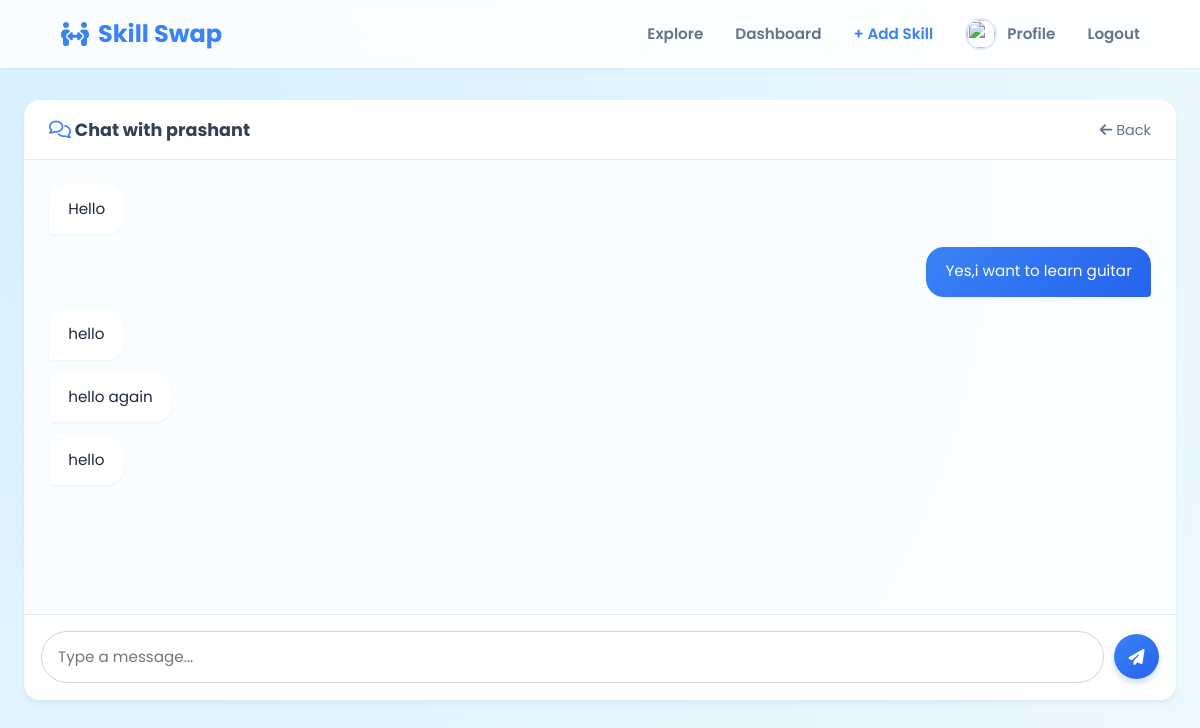
The page /chat/2/ (signed in) on the database its author committed.
### core/models.py (models this page shows)
class Message(models.Model):
    sender = models.ForeignKey(User, related_name='sent_messages', on_delete=models.CASCADE)
    receiver = models.ForeignKey(User, related_name='received_messages', on_delete=models.CASCADE)
    content = models.TextField()
    timestamp = models.DateTimeField(auto_now_add=True)
    is_read = models.BooleanField(default=False)

### core/views.py (the view)
# urls.py: path('chat/<int:user_id>/', views.chat, name='chat'),
@login_required
def chat(request, user_id):
    other_user = get_object_or_404(User, id=user_id)
    Message.objects.filter(
        sender=other_user,
        receiver=request.user,
        is_read=False
    ).update(is_read=True)
    messages = Message.objects.filter(
        Q(sender=request.user, receiver=other_user) |
        Q(sender=other_user, receiver=request.user)
    ).order_by('timestamp')
    if request.method == 'POST':
        content = request.POST.get('content')
        if content: # Prevent empty messages
            Message.objects.create(sender=request.user, receiver=other_user, content=content)
        return redirect('chat', user_id=user_id)
    return render(request, 'core/chat.html', {'other_user': other_user, 'messages': messages})

### templates/core/chat.html (shortened to what this page needs)
{% extends 'base.html' %}
{% load static %}
{% block extra_css %}
    <link rel="stylesheet" href="{% static 'core/css/chat.css' %}">
{% endblock %}
{% block content %}
<div class="chat-container">
    <div class="chat-header">
        <h3 class="chat-title">
            <i class="fa-regular fa-comments" style="color: #3b82f6;"></i>
            Chat with {{ other_user.username }}
        </h3>
        <a href="{% url 'dashboard' %}" class="back-link">
            <i class="fa-solid fa-arrow-left"></i> Back
        </a>
    </div>
    <div class="messages-area" id="msg-area">
        {% for msg in messages %}
        <div class="message-row">
            <div class="message-bubble {% if msg.sender == request.user %}msg-sent{% else %}msg-received{% endif %}">
                {{ msg.content }}
            </div>
        </div>
        {% endfor %}
    </div>
    <form method="POST" class="chat-input-area">
        <input type="text" name="content" placeholder="Type a message..." required autocomplete="off">
        <button type="submit" class="btn btn-primary btn-send">
            <i class="fa-solid fa-paper-plane"></i>
        </button>
    </form>
</div>
{% endblock %}

### core/static/core/css/style.css (style rules this page uses)
:root { --primary: #3b82f6; --primary-dark: #2563eb; --primary-light: #dbeafe; --secondary: #64748b; --bg-light: #f8fafc; --white: #ffffff; --shadow-sm: 0 1px 2px 0 rgba(0, 0, 0, 0.05); --shadow-lg: 0 10px 15px -3px rgba(0, 0, 0, 0.1), 0 4px 6px -2px rgba(0, 0, 0, 0.05); --radius: 16px; }
* { margin: 0; padding: 0; box-sizing: border-box; font-family: 'Poppins', sans-serif; }
body { background: radial-gradient(circle at 10% 20%, rgb(216, 241, 255) 0%, rgb(235, 248, 255) 90%), linear-gradient(135deg, #e6f2ff 0%, #cce5ff 100%); background-size: cover; background-attachment: fixed; color: #1e293b; min-height: 100vh; display: flex; flex-direction: column; position: relative; overflow-x: hidden; }
.btn, .btn-primary { display: inline-block; padding: 0.75rem 1.5rem; background: linear-gradient(135deg, var(--primary) 0%, var(--primary-dark) 100%); color: white; text-decoration: none; border-radius: 50px; font-weight: 600; border: none; cursor: pointer; transition: transform 0.2s, box-shadow 0.2s; text-align: center; box-shadow: 0 4px 6px rgba(59, 130, 246, 0.25); font-size: 1rem; }
input[type="text"], input[type="email"], input[type="password"], textarea { width: 100%; padding: 0.85rem 1rem; border: 1px solid #cbd5e1; border-radius: 12px; margin-bottom: 1rem; font-size: 0.95rem; outline: none; transition: all 0.2s; background: rgba(255, 255, 255, 0.8); }

### core/static/core/css/chat.css (style rules this page uses)
.chat-container { height: 75vh; display: flex; flex-direction: column; background: rgba(255, 255, 255, 0.8); backdrop-filter: blur(10px); border: 1px solid rgba(255,255,255,0.5); border-radius: 16px; box-shadow: 0 4px 6px rgba(0,0,0,0.05); overflow: hidden; }
.chat-header { padding: 1rem 1.5rem; border-bottom: 1px solid #e2e8f0; display: flex; justify-content: space-between; align-items: center; background: rgba(255,255,255,0.9); }
.chat-title { color: #334155; margin: 0; font-size: 1.1rem; }
.back-link { color: #64748b; text-decoration: none; font-size: 0.9rem; }
.messages-area { flex: 1; overflow-y: auto; padding: 1.5rem; display: flex; flex-direction: column; gap: 0.8rem; }
.message-row { display: flex; width: 100%; }
.message-bubble { max-width: 70%; padding: 0.85rem 1.2rem; border-radius: 18px; font-size: 0.95rem; line-height: 1.5; position: relative; box-shadow: 0 1px 2px rgba(0,0,0,0.05); }
.msg-sent { background: linear-gradient(135deg, #3b82f6 0%, #2563eb 100%); color: white; margin-left: auto; border-bottom-right-radius: 4px; }
.msg-received { background: white; color: #1e293b; margin-right: auto; border-bottom-left-radius: 4px; }
.chat-input-area { padding: 1rem; background: rgba(255,255,255,0.9); border-top: 1px solid #e2e8f0; display: flex; gap: 10px; align-items: center; }
.chat-input-area input { margin-bottom: 0; border-radius: 50px; flex: 1; }
.btn-send { width: 45px; height: 45px; padding: 0; border-radius: 50%; display: flex; align-items: center; justify-content: center; }

### rows shown on the page
Message: content "Hello"
Message: content "Yes,i want to learn guitar"
Message: content "hello"
Message: content "hello again"
Message: content "hello"

### other values the page prints
{{ other_user.username }} "prashant"
